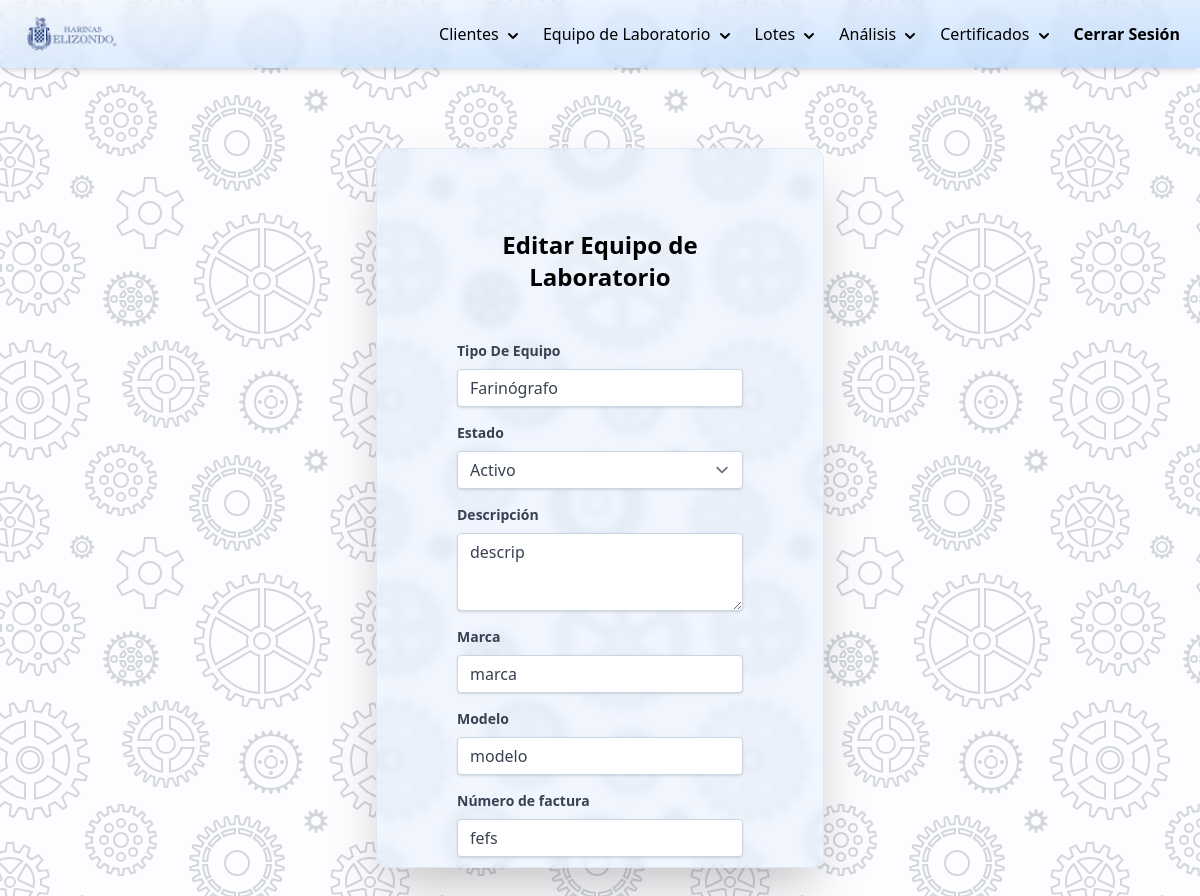
Screenshot of /php/editar-equipo-laboratorio.php?i=5 (signed in) with the database file from the repository.
### tables this page shows
CREATE TABLE `equipo_laboratorio` (
  `id_equipo` int(11) NOT NULL,
  `nombre` varchar(100) DEFAULT NULL,
  `descripcion` varchar(255) DEFAULT NULL,
  `marca` varchar(100) DEFAULT NULL,
  `modelo` varchar(100) DEFAULT NULL,
  `fecha_compra` date DEFAULT NULL,
  `no_factura` varchar(100) DEFAULT NULL,
  `estado` int(11) DEFAULT 3,
  `tiene_garantia` varchar(3) DEFAULT 'no',
  `numero_garantia` varchar(100) DEFAULT '',
  `clave_mantenimiento` varchar(50) DEFAULT NULL,
  `fecha_ultimo_mantenimiento` date DEFAULT NULL,
  `venc_garantia` date DEFAULT NULL
);

### DB/controlarDB.php (called while the page is built, shortened)
<?php
function hacerConsulta(string $query){
    $con = mysqli_connect(HOST, USER, PASSWORD, DB);
    if (mysqli_connect_errno()) {
        return "Failed to connect to MySQL: " . mysqli_connect_error();
    }else{
        $result = mysqli_query($con, $query);
        $arreglo_de_resultados=[];
        while ($row = mysqli_fetch_array($result)):
            array_push($arreglo_de_resultados,$row);
        endwhile;
        return $arreglo_de_resultados;
    }
}

### php/editar-equipo-laboratorio.php (the view, shortened to what this page needs)
<?php
    require_once("../DB/controlarDB.php");
    function test_input($data) {
        $data = trim($data);
        $data = stripslashes($data);
        $data = htmlspecialchars($data);
        return $data;
    }
    if ($_SERVER["REQUEST_METHOD"] == "GET") {
        $id=test_input($_GET['i']);
        $query_info_equipo="SELECT * FROM equipo_laboratorio WHERE id_equipo='$id'";
        $info_equipo=hacerConsulta($query_info_equipo)[0];
        $estado=$info_equipo['estado'];
        $nombre=$info_equipo['nombre'];
        $descripcion=$info_equipo['descripcion'];
        $marca=$info_equipo['marca'];
        $modelo=$info_equipo['modelo'];
        $no_factura=$info_equipo['no_factura'];
    }
?>
<!DOCTYPE html>
<html lang="es">
<head>
    <link rel="stylesheet" href="../styles.css">
    <link rel="stylesheet" href="../css/styles.css">
    <script src="https://cdn.tailwindcss.com"></script>
    <script src="https://cdn.tailwindcss.com?plugins=forms,typography,aspect-ratio,line-clamp"></script>
    <?php require_once("./navbar.php"); ?>
</head>
<body class="background">
    <div class="container mx-auto flex justify-center">
        <div class="flex flex-col p-20 gap-5 border border-slate-200 shadow-2xl bg-blue-100/40 backdrop-blur-sm mt-20 w-[28rem] overflow-y-auto h-[45rem] rounded-xl">
            <h1 class="text-2xl text-center font-bold mb-7">Editar Equipo de Laboratorio</h1>
            <form method="post" action="<?= htmlspecialchars($_SERVER["PHP_SELF"]);?>">
                <div class="mb-4">
                    <label for="tipoEquipo" class="block text-gray-700 text-sm font-bold mb-2">
                        Tipo De Equipo
                    </label>
                    <input type="text" class="shadow appearance-none border border-slate-300 rounded w-full py-2 px-3 text-gray-700 leading-tight focus:outline-none focus:border-sky-500 focus:ring-1 focus:ring-sky-500" value="<?= $nombre?>" disabled>
                </div>
                <div class="mb-4">
                    <label for="estado" class="block text-gray-700 text-sm font-bold mb-2">
                        Estado
                    </label>
                    <select name="estado" class="shadow appearance-none border border-slate-300 rounded w-full py-2 px-3 text-gray-700 leading-tight focus:outline-none focus:border-sky-500 focus:ring-1 focus:ring-sky-500" required>
                        <option value="3" <?= $estado=="3"?"selected":"" ?>>Activo</option>
                    </select>
                </div>
                <div class="mb-4">
                    <label for="descripcion" class="block text-gray-700 text-sm font-bold mb-2">
                        Descripción
                    </label>
                    <textarea name="descripcion" class="shadow appearance-none border border-slate-300 rounded w-full py-2 px-3 text-gray-700 leading-tight focus:outline-none focus:border-sky-500 focus:ring-1 focus:ring-sky-500" placeholder="Descripción física (breve) del equipo..." cols="30" rows="3" required><?= $descripcion?></textarea>
                </div>
                <div class="mb-4">
                    <label for="contrasena" class="block text-gray-700 text-sm font-bold mb-2">
                        Marca
                    </label>
                    <input type="text" name="marca" class="shadow appearance-none border border-slate-300 rounded w-full py-2 px-3 text-gray-700 leading-tight focus:outline-none focus:border-sky-500 focus:ring-1 focus:ring-sky-500" placeholder="LG" required value="<?= $marca?>">
                </div>
                <div class="mb-4">
                    <label for="modelo" class="block text-gray-700 text-sm font-bold mb-2">
                        Modelo
                    </label>
                    <input type="text" name="modelo" class="shadow appearance-none border border-slate-300 rounded w-full py-2 px-3 text-gray-700 leading-tight focus:outline-none focus:border-sky-500 focus:ring-1 focus:ring-sky-500" placeholder="100T" required value="<?= $modelo?>">
                </div>
                <div class="mb-4">
                    <label for="no_factura" class="block text-gray-700 text-sm font-bold mb-2">
                        Número de factura
                    </label>
                    <input type="text" name="no_factura" class="shadow appearance-none border border-slate-300 rounded w-full py-2 px-3 text-gray-700 leading-tight focus:outline-none focus:border-sky-500 focus:ring-1 focus:ring-sky-500" placeholder="01012021-0001" required value="<?=$no_factura?>">
                </div>
            </form>
        </div>
    </div>
</body>
</html>

### css/styles.css (style rules this page uses)
.background { background-color: #fdfcfe; }

### rows the page displays
equipo_laboratorio: nombre "Farinógrafo", estado "Activo", descripcion "descrip", marca "marca", modelo "modelo", no_factura "fefs"
